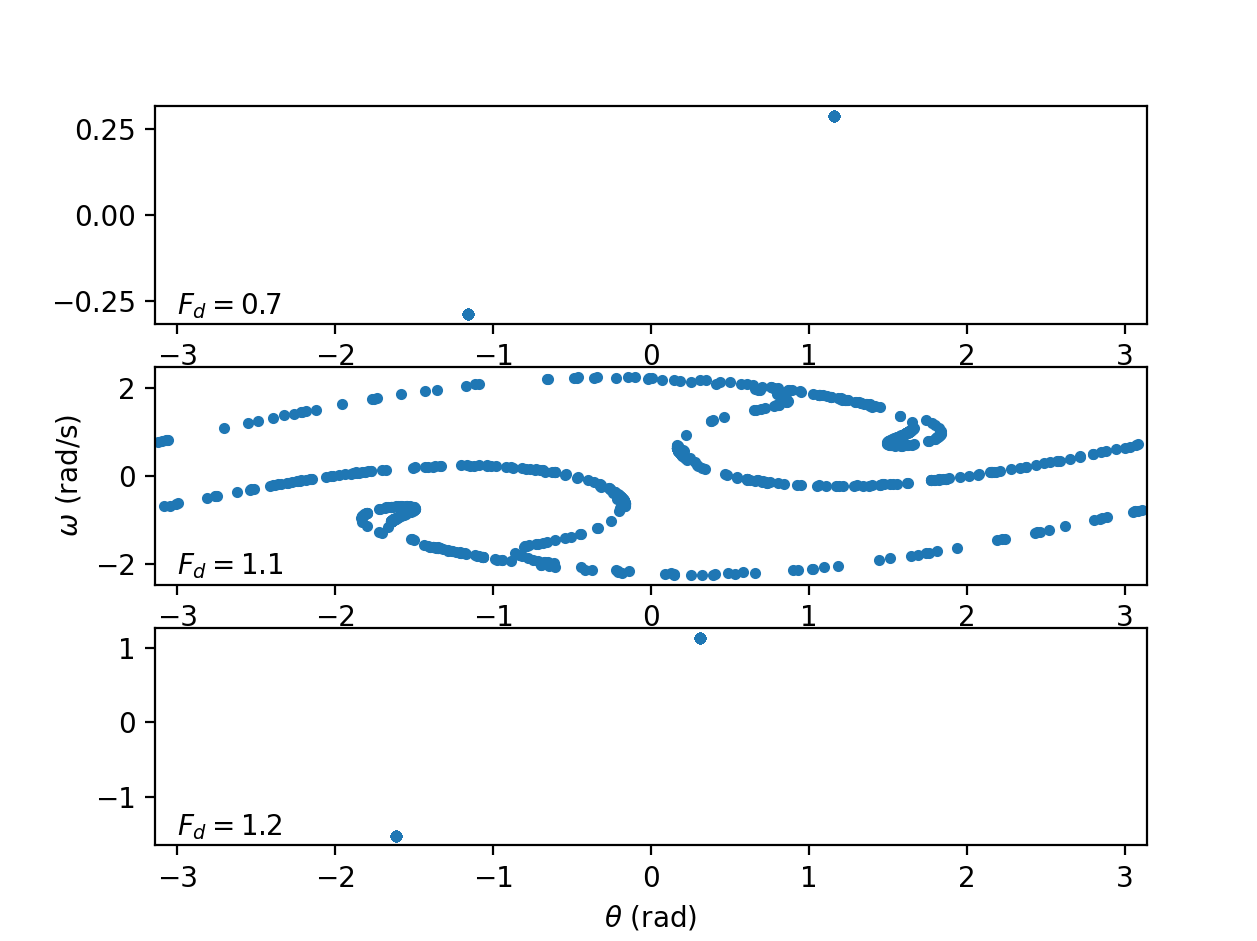

This chart was generated by the following Python code:
#Connor Willans - Unit 3 Project

#Code inspired by Program 5.6 From:
#Computational Modeling and Visualization of
#Physical Systems with Python - Jay Wang

import matplotlib.pyplot as plt
import ode
import numpy as np

#restrict theta between -pi:pi
def restrict(value):
    if (abs(value) > pi):
        if value > 0:
            value = value - 2*pi
        else:
            value = value + 2*pi
    #else - return the original value
    return value

#diffeq for RK4
def DDPendulum(y, t):
    x = -np.sin(y[0]) - damp * y[1] + lcv * np.cos(omegaDrive * t)
    return [y[1], x]

def poincare(burst, numPeriods):
    pts_period = 40

    # init values
    t = 0.0

    #[theta, omega]
    y = [0.6,0.0]

    h = 2*pi/(omegaDrive*pts_period)

    theta = []
    omega = []
    #run through 800 iterations
    for i in range(pts_period*burst):
        t = t+h
        y = ode.RK4n(DDPendulum, y, t, h)
        y[0] = restrict(y[0])

    #store data every period/2 (ie - every 20 times in i)
    for i in range(pts_period*numPeriods):
        if (i%(pts_period//2) == 0):         # record every half a period
            theta.append(y[0])
            omega.append(y[1])
        t = t + h
        y = ode.RK4n(DDPendulum, y, t, h)
        y[0] = restrict(y[0])

    return theta, omega

damp = 0.5
omegaDrive = 0.6
plotNum, pi = 1, np.pi

burst = 20
numPeriods = 400
plt.figure()

for lcv in [0.7, 1.1, 1.2]:
    theta, omega = poincare(burst, numPeriods)

    graph = plt.subplot(3, 1, plotNum)     # 3x1 subplots
    graph.plot(theta, omega, '.')
    graph.set_xlim(-pi, pi)

    if (plotNum == 2):
        graph.set_ylabel('$\\omega$ (rad/s)')
    plotNum = plotNum + 1
    #lcvtxt = '$F_d=$'+repr(lcv)
    graph.text(-3, min(omega), '$F_d=$'+repr(lcv))

plt.xlabel('$\\theta$ (rad)')
plt.show()
